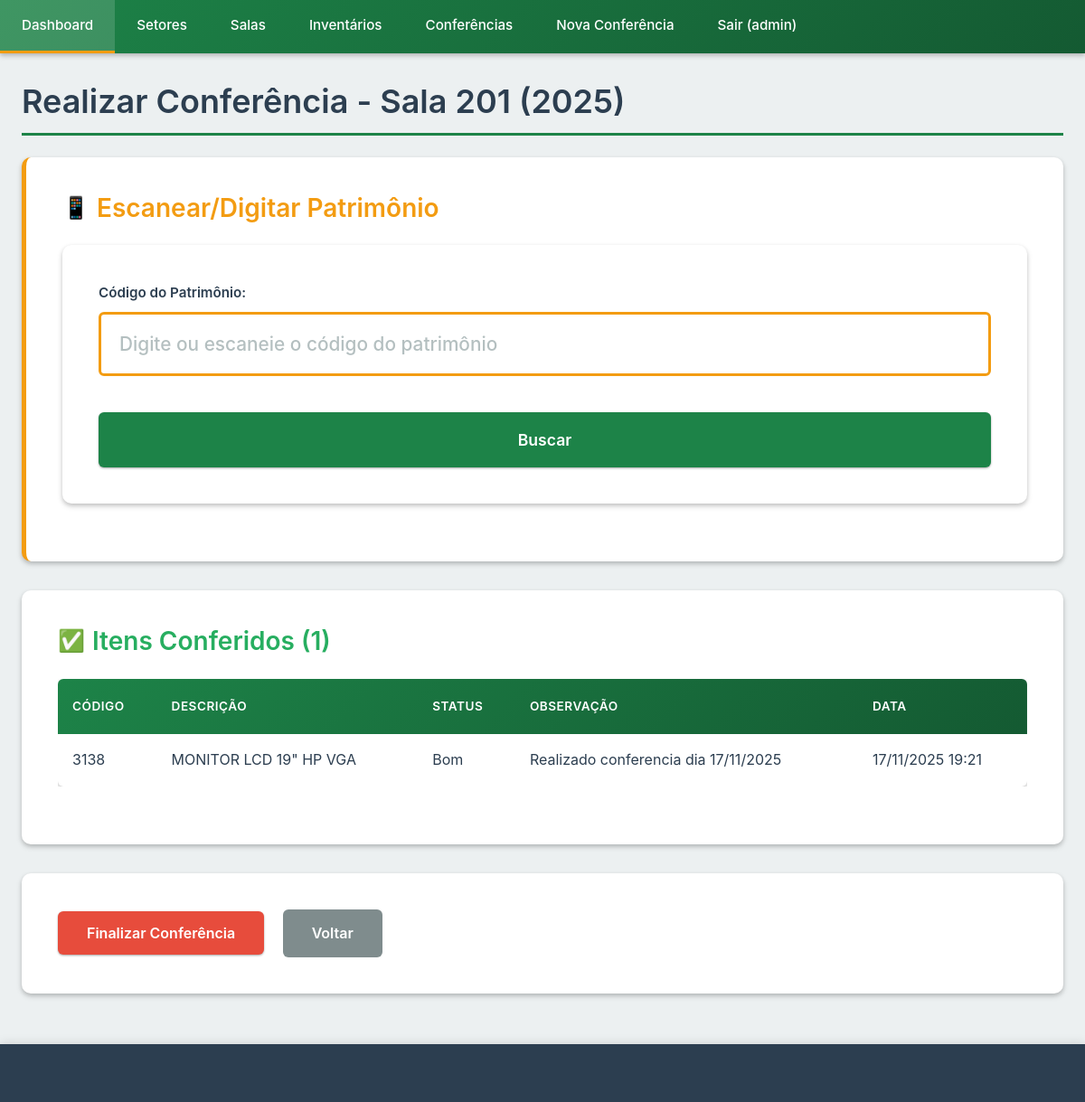
Screenshot of /conferencias/1/realizar/ (signed in) with the database file from the repository.
### meuapp/models.py (models this page shows, shortened)
class Conferencia(models.Model):
    sala = models.ForeignKey(Sala, on_delete=models.CASCADE, related_name='conferencias')
    data_inicio = models.DateTimeField(auto_now_add=True)
    data_fim = models.DateTimeField(null=True, blank=True)
    ano = models.IntegerField()
    usuario = models.ForeignKey(User, on_delete=models.CASCADE)
    finalizada = models.BooleanField(default=False)
    class Meta:
        verbose_name_plural = "Conferências"
        ordering = ['-data_inicio']

class Sala(models.Model):
    numero = models.IntegerField()
    setor = models.ForeignKey(Setor, on_delete=models.CASCADE, related_name='salas')
    class Meta:
        verbose_name_plural = "Salas"
        ordering = ['numero']
    def __str__(self):
        return f"Sala {self.numero}"

class ItemConferencia(models.Model):
    conferencia = models.ForeignKey(Conferencia, on_delete=models.CASCADE, related_name='itens')
    inventario = models.ForeignKey(Inventario, on_delete=models.CASCADE)
    status_conferido = models.CharField(max_length=20, choices=Inventario.STATUS_CHOICES)
    observacao = models.TextField(blank=True, null=True)
    imagem_observacao = models.ImageField(upload_to='observacoes/', null=True, blank=True)
    data_conferencia = models.DateTimeField(auto_now_add=True)
    class Meta:
        verbose_name_plural = "Itens de Conferência"
        unique_together = ['conferencia', 'inventario']

class Inventario(models.Model):
    TIPO_CHOICES = [
        ('mobiliario', 'Mobiliário'),
        ('eletrodomestico', 'Eletrodoméstico'),
        ('informatica', 'Informática'),
        ('escritorio', 'Escritório'),
        ('outros', 'Outros'),
    ]
    STATUS_CHOICES = [
        ('bom', 'Bom'),
        ('danificado', 'Danificado'),
        ('inutilizado', 'Inutilizado'),
    ]
    codigo = models.CharField(max_length=50, unique=True, verbose_name="Código do Patrimônio")
    descricao = models.TextField(max_length=1000)
    tipo = models.CharField(max_length=20, choices=TIPO_CHOICES)
    status = models.CharField(max_length=20, choices=STATUS_CHOICES, default='bom')
    valor_aquisicao = models.FloatField(null=True, blank=True)
    valor_depreciado = models.FloatField(null=True, blank=True)
    numero_serie = models.TextField(blank=True, null=True)
    obs = models.TextField(blank=True, null=True, verbose_name="Observações")
    sala_atual = models.ForeignKey(Sala, on_delete=models.SET_NULL, null=True, blank=True, related_name='inventarios')
    class Meta:
        verbose_name_plural = "Inventários"
        ordering = ['codigo']

### meuapp/views.py (the view)
# urls.py: path('conferencias/<int:pk>/realizar/', views.realizar_conferencia, name='realizar_conferencia'),
@login_required
def realizar_conferencia(request, pk):
    conferencia = get_object_or_404(Conferencia, pk=pk)
    if conferencia.finalizada:
        messages.warning(request, 'Esta conferência já foi finalizada.')
        return redirect('conferencia_list')
    if request.method == 'POST':
        if 'finalizar' in request.POST:
            conferencia.finalizada = True
            conferencia.data_fim = timezone.now()
            conferencia.save()
            messages.success(request, 'Conferência finalizada com sucesso!')
            return redirect('conferencia_list')
        form = BuscarPatrimonioForm(request.POST)
        if form.is_valid():
            codigo = form.cleaned_data['codigo_patrimonio']
            try:
                inventario = Inventario.objects.get(codigo=codigo)
                return redirect('confirmar_item', conferencia_pk=conferencia.pk, inventario_pk=inventario.pk)
            except Inventario.DoesNotExist:
                messages.error(request, f'Patrimônio com código "{codigo}" não encontrado.')
    else:
        form = BuscarPatrimonioForm()
    itens_conferidos = conferencia.itens.all()
    context = {
        'conferencia': conferencia,
        'form': form,
        'itens_conferidos': itens_conferidos,
    }
    return render(request, 'meuapp/realizar_conferencia.html', context)

### meuapp/forms.py
class BuscarPatrimonioForm(forms.Form):
    codigo_patrimonio = forms.CharField(
        max_length=50,
        widget=forms.TextInput(attrs={
            'class': 'form-control form-control-lg',
            'placeholder': 'Digite ou escaneie o código do patrimônio',
            'autofocus': True,
            'autocomplete': 'off'
        }),
        label="Código do Patrimônio"
    )

### meuapp/templates/meuapp/realizar_conferencia.html (shortened to what this page needs)
{% extends 'meuapp/base.html' %}
{% block content %}
<h1>Realizar Conferência - {{ conferencia.sala }} ({{ conferencia.ano }})</h1>
<div class="scanner-section">
    <h2>Escanear/Digitar Patrimônio</h2>
    <form method="post">
        {{ form.as_p }}
        <button type="submit">Buscar</button>
    </form>
</div>
<div class="itens-conferidos">
    <h2>Itens Conferidos ({{ itens_conferidos.count }})</h2>
    <table>
        <thead>
            <tr>
                <th>Código</th>
                <th>Descrição</th>
                <th>Status</th>
                <th>Observação</th>
                <th>Data</th>
            </tr>
        </thead>
        <tbody>
            {% for item in itens_conferidos %}
            <tr>
                <td>{{ item.inventario.codigo }}</td>
                <td>{{ item.inventario.descricao|truncatewords:10 }}</td>
                <td>{{ item.get_status_conferido_display }}</td>
                <td>{{ item.observacao|default:"—" }}</td>
                <td>{{ item.data_conferencia|date:"d/m/Y H:i" }}</td>
            </tr>
            {% endfor %}
        </tbody>
    </table>
</div>
<form method="post" style="margin-top: 20px;">
    <button type="submit" name="finalizar" onclick="return confirm('Deseja realmente finalizar esta conferência?')">
        Finalizar Conferência
    </button>
    <a href="{% url 'conferencia_list' %}">Voltar</a>
</form>
{% endblock %}

### meuapp/templates/meuapp/base.html (shortened to what this page needs)
<!DOCTYPE html>
<html lang="pt-BR">
<head>
    {% load static %}
    <link rel="stylesheet" href="{% static 'css/style.css' %}">
</head>
<body>
    <nav>
        {% if user.is_authenticated %}
        <ul>
            <li><a href="{% url 'principal' %}">Dashboard</a></li>
            <li><a href="{% url 'setor_list' %}">Setores</a></li>
            <li><a href="{% url 'sala_list' %}">Salas</a></li>
            <li><a href="{% url 'inventario_list' %}">Inventários</a></li>
            <li><a href="{% url 'conferencia_list' %}">Conferências</a></li>
            <li><a href="{% url 'iniciar_conferencia' %}">Nova Conferência</a></li>
            <li><a href="{% url 'logout' %}">Sair ({{ user.username }})</a></li>
        </ul>
        {% endif %}
    </nav>
    <main>
        {% block content %}{% endblock %}
    </main>
    <footer>
    </footer>
</body>
</html>

### rows the page displays
Conferencia: sala "Sala 201", ano "2025", count "1"
ItemConferencia: inventario.codigo "3138", inventario.descricao "MONITOR LCD 19\" HP VGA", status_conferido "Bom", observacao "Realizado conferencia dia 17/11/2025", data_conferencia "17/11/2025 19:21"

### other values shown
{{ user.username }} "admin"
